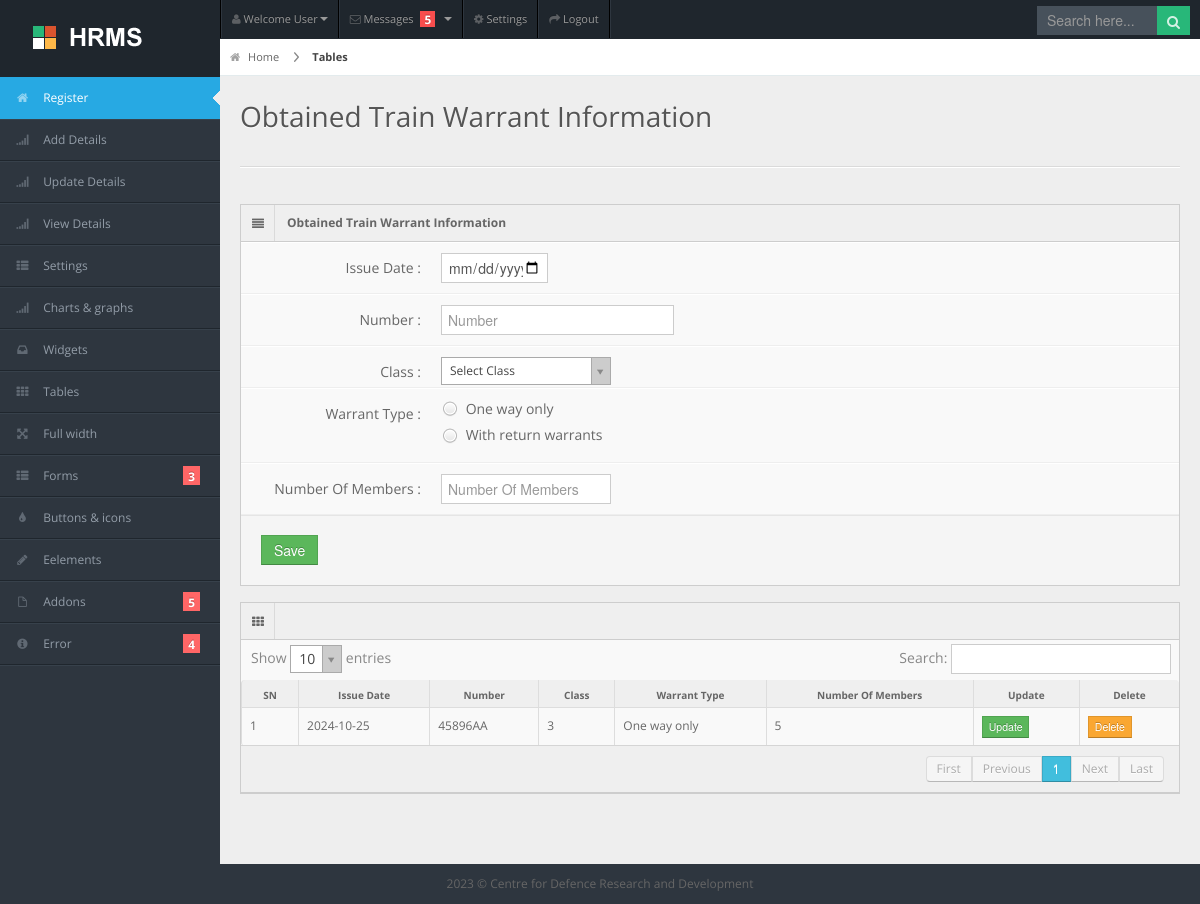
The app's page /train_warrant_details.php?pid=7 with its own data.
### tables this page shows
CREATE TABLE `train_warrant_info_tbl` (
  `train_warrant_info_id` int(11) NOT NULL,
  `personal_id` int(11) NOT NULL,
  `issue_date` date NOT NULL,
  `number` varchar(50) NOT NULL,
  `train_class` smallint(6) NOT NULL,
  `warrant_type` varchar(10) NOT NULL,
  `no_members` varchar(20) NOT NULL,
  `status` int(11) NOT NULL DEFAULT 1,
  `time_added` datetime NOT NULL DEFAULT current_timestamp()
);

### train_warrant_details.php (the view, shortened to what this page needs)
<?php
error_reporting(E_ALL);ini_set('display_errors', 'on');include ("db/db.php");
$pid = $_GET['pid'];
?>
<!DOCTYPE html>
<html lang="en">
<head>
<link rel="stylesheet" href="css/bootstrap.min.css" />
<link rel="stylesheet" href="css/bootstrap-responsive.min.css" />
<link rel="stylesheet" href="css/uniform.css" />
<link rel="stylesheet" href="css/select2.css" />
<link rel="stylesheet" href="css/matrix-style.css" />
<link rel="stylesheet" href="css/matrix-media.css" />
<link href="font-awesome/css/font-awesome.css" rel="stylesheet" />
</head>
<body>
<div id="header">
  <h1><a href="dashboard.html">Matrix Admin</a></h1>
</div>
<div id="user-nav" class="navbar navbar-inverse">
  <ul class="nav">
    <li  class="dropdown" id="profile-messages" ><a title="" href="#" data-toggle="dropdown" data-target="#profile-messages" class="dropdown-toggle"><i class="icon icon-user"></i>  <span class="text">Welcome User</span><b class="caret"></b></a>
    </li>
    <li class="dropdown" id="menu-messages"><a href="#" data-toggle="dropdown" data-target="#menu-messages" class="dropdown-toggle"><i class="icon icon-envelope"></i> <span class="text">Messages</span> <span class="label label-important">5</span> <b class="caret"></b></a>
    </li>
    <li class=""><a title="" href="#"><i class="icon icon-cog"></i> <span class="text">Settings</span></a></li>
    <li class=""><a title="" href="login.html"><i class="icon icon-share-alt"></i> <span class="text">Logout</span></a></li>
  </ul>
</div>
<div id="search">
  <input type="text" placeholder="Search here..."/>
  <button type="submit" class="tip-bottom" title="Search"><i class="icon-search icon-white"></i></button>
</div>
<div id="sidebar"> <a href="#" class="visible-phone"><i class="icon icon-th"></i>Tables</a>
  <?php include('include/nav.php'); ?>
</div>
<div id="content">
  <div id="content-header">
    <div id="breadcrumb"> <a href="#" title="Go to Home" class="tip-bottom"><i class="icon-home"></i> Home</a> <a href="#" class="current">Tables</a> </div>
    <h1>Obtained Train Warrant Information </h1>
  </div>
  <div class="container-fluid">
    <hr>
    <div class="row-fluid">
      <div class="span12">
		 <div class="widget-box">
        <div class="widget-title"> <span class="icon"> <i class="icon-align-justify"></i> </span>
          <h5>Obtained Train Warrant Information </h5>
        </div>
        <div class="widget-content nopadding">
          <form action="javascript:void(0);" id="form_submit" class="form-horizontal">
            <div class="control-group">
              <label class="control-label">Issue Date :</label>
              <div class="controls">
                <input type="date" class="span2" placeholder="yyyy-mm-dd" name="issue_date" />
              </div>
            </div>
			<div class="control-group">
              <label class="control-label">Number :</label>
              <div class="controls">
                <input type="text" class="span4" placeholder="Number" name="number" />
              </div>
            </div>
			<div class="control-group">
              <label class="control-label">Class :</label>
              <div class="controls">
              </div>
            </div>
			<div class="control-group">
              <label class="control-label">Warrant Type  :</label>
              <div class="controls">
               <label>
                  One way only</label>
                <label>
                  With return warrants</label>
                </div>
            </div>
			<div class="control-group">
              <label class="control-label">Number Of Members :</label>
              <div class="controls">
                <input type="text" class="span3" placeholder="Number Of Members" name="no_members" />
              </div>
            </div>
            <div class="form-actions">
              <button type="submit" class="btn btn-success">Save</button>
            </div>
          </form>
        </div>
      </div>
        <div class="widget-box">
          <div class="widget-title"> <span class="icon"><i class="icon-th"></i></span>
          </div>
          <div class="widget-content nopadding">
		  <?php
		  $sql = "SELECT * FROM train_warrant_info_tbl WHERE personal_id='$pid' and status='1' ORDER BY train_warrant_info_id  DESC";
		  $result = mysqli_query($conn, $sql);
		  ?>
            <table class="table table-bordered data-table">
              <thead>
                <tr>
                  <th>SN</th>
				  <th>Issue Date</th>
                  <th>Number</th>
                  <th>Class</th>
				  <th>Warrant Type</th>
                  <th>Number Of Members</th>
				<th>Update</th>
				<th>Delete</th>
                </tr>
              </thead>
              <tbody>
			  <?php $i = 1; while ($row = mysqli_fetch_assoc($result)){ ?>
                <tr class="gradeX">
                  <td><?php echo $i; ?></td>
                  <td><?php echo $row['issue_date']; ?></td>
                  <td><?php echo $row['number']; ?></td>
                  <td class="center"><?php echo $row['train_class']; ?></td>
				  <td><?php if($row['warrant_type'] == 'one_way'){ echo "One way only"; } if($row['warrant_type'] == 'return'){ echo "With return warrants"; } ?></td>
				  <td><?php echo $row['no_members']; ?></td>
				  <td class="center"><button class="btn btn-success btn-mini">Update</button></td>
				  <td class="center"><button class="btn btn-warning btn-mini">Delete</button></td>
                </tr>
				<?php $i++; } ?>
               </tbody>
            </table>
          </div>
        </div>
      </div>
    </div>
  </div>
</div>
<?php include('include/footer.php'); ?>
</body>
</html>

### css/matrix-media.css (style rules this page uses)
body { background:#2E363F; }
#header { background-color: #1f262d; margin-top:10px; }
#search input[type=text], #search button { background-color: #28b779; }
#search input[type=text] { background-color: #47515b; color: #fff; }

### records on screen
train_warrant_info_tbl: issue_date "2024-10-25", number "45896AA", train_class "3", warrant_type "One way only", no_members "5"
